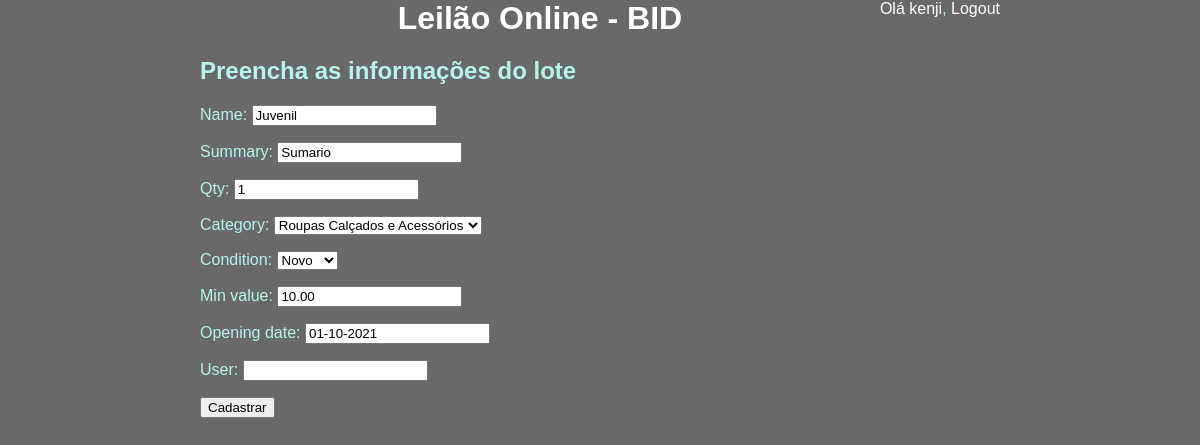
The page /leilao_fbv_user/edit/4/ (signed in) on the database its author committed.
### leilao_fbv_user/models.py (models this page shows, shortened)
class Lote(models.Model):
    name = models.CharField(max_length=200, default='')
    summary = models.CharField(max_length=512, default='')
    qty = models.IntegerField(default=1)
    category = models.CharField(max_length=64, choices=CATEGORY_CHOICES, default='')
    condition = models.CharField(max_length=64, choices=CONDITION_CHOICES, default='')
    min_value = models.DecimalField(default=10.00, decimal_places=2, max_digits=16)
    opening_date = models.DateField(default=date.today)
    user = models.CharField(max_length=256, editable=True, default='')

### leilao_fbv_user/views.py (the view)
# urls.py: path('edit/<int:pk>/', views.update_lote, name='lote_edit'),
@login_required
def update_lote(request, pk, template_name='leilao_fbv_user/lote_form.html'):
    form = LoteDAO.lote_update(request=request, pk=pk, template_name=template_name)
    if form.is_valid():
        form.save()
        return redirect('leilao_fbv_user:lote_list')
    return render(request, template_name, {'form':form})

### leilao_fbv_user/models.py
class LoteForm(ModelForm):
    class Meta:
        model = Lote
        fields = ['name', 'summary', 'qty',
                  'category', 'condition', 'min_value',
                  'opening_date', 'user']

### leilao_fbv_user/models.py (called while the page is built)
    def lote_update(request, pk, template_name):
        if request.user.is_superuser:
            lote= get_object_or_404(Lote, pk=pk)
        else:
            lote= get_object_or_404(Lote, pk=pk, user=request.user)
        form = LoteForm(request.POST or None, instance=lote)
        return form

### leilao_fbv_user/templates/leilao_fbv_user/lote_form.html
{% extends "base.html" %}
{% block content %}
<h2 id="tcolor">Preencha as informações do lote</h2>
<form method="post">{% csrf_token %}
    {{ form.as_p }}
    <input type="submit" value="Cadastrar" />
</form>
{% endblock %}

### theme/templates/base.html (shortened to what this page needs)
{% load static %}
<html>
<head>
    <link rel="stylesheet" type="text/css" href="{% static 'css/style.css' %}">
</head>
<body>
    <div id="header">
        {% if user.is_authenticated %}
        <div id="user">
            <a href="{% url 'leilao_fbv_user:lote_list' %}">Olá {{ user }}</a>, <a href="{% url 'logout' %}">Logout</a>
        </div>
        <h1 id="home_link"><a href="{% url 'leilao_fbv_user:redirect_user' %}">Leilão Online - BID</a></h1>
        {% else %}
        <div id="cadastro">
            <a href="{% url 'leilao_fbv:vendedor_new' %}">Cadastrar</a><span id=login_slash> /</span>
            <a href="{% url 'login' %}">Login</a>
        </div>
        <h1 id="home_link"><a href="/">Leilão Online - BID</a></h1>
        {% endif %}
    </div>
    <div id="content">
        {% block content %}
        {% endblock %}
    </div>
</body>
</html>

### theme/static/css/style.css (style rules this page uses)
body { font-family: Arial, Helvetica, sans-serif; width:800px; margin:auto; }
p,li,label, #tcolor { color: rgb(181, 245, 236); }
a { color:#FFF; text-decoration:none; }
#user { float:right; color: rgb(181, 245, 236); }
body { background-color: dimgray; margin: auto; }
#home_link { margin: auto; text-align: center; }
#cadastro, #user { text-align: right; }

### rows shown on the page
Lote: name "Juvenil", summary "Sumario", qty "1", category "Roupas Calçados e Acessórios", condition "Novo", min_value "10.00", opening_date "01-10-2021"

### other values the page prints
{{ user }} "kenji"
